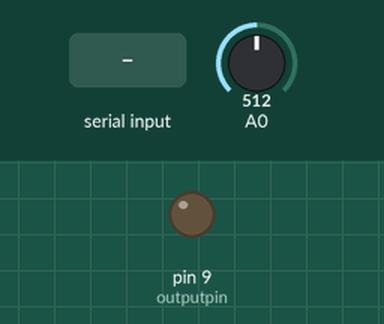
Recording of a sketch running on a simulated Arduino Uno, built with avr-gcc and run on an emulated ATmega328P. Parts: output pins drawn as LEDs (lit = HIGH). Dashed ring = blinking. The inputs (shaded band) are chosen by the test bench; at power-on: A0 = 512. What the sketch prints to the serial monitor is not drawn.

Above: at 1.2 s.
1.3 s: byte 30 received over Serial
At 2.1 s:
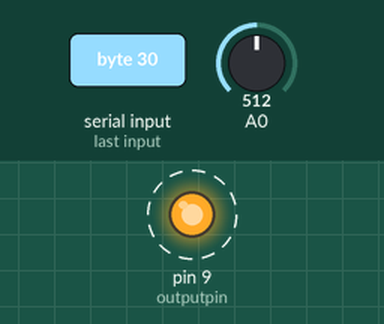
4.3 s: byte 90 received over Serial
5.8 s: byte 30 received over Serial
At 6.7 s:
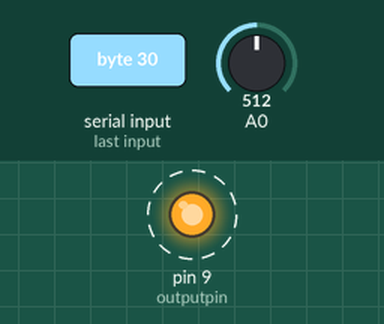
Timing chart, 0 to 70.3 s (numbered marks = the images above; inputs shaded):
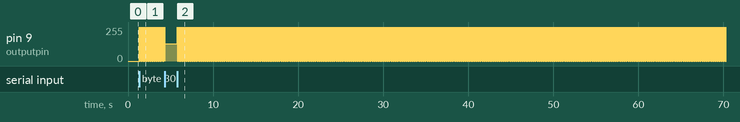

Measured:
- after the input at 1.3 s, pin 9 (outputpin): alternates 255/255 for 0.02 s and 0/255 for 0.02 s, starting at once
- after the input at 5.8 s, pin 9 (outputpin): alternates 255/255 for 0.02 s and 0/255 for 0.02 s, starting at once

The sketch:

Programa_Arduino.ino
```cpp
int outputpin=9; //pin para PWM
int f;
int x;
int N = 128; //Prescalador

void setup()
  {
    Serial.begin(9600);
    pinMode(outputpin, OUTPUT);
    TCCR1A=_BV(COM1A1)|_BV(COM1A0)|_BV(WGM11); //Fast PWM
    TCCR1B=_BV(WGM13)|_BV(WGM12)|_BV(CS12); //PWM Phase, frequency correction Mode
  }

void loop()
  {

    while(1)
    {
      if(Serial.available()>0) // if there is data to read
      {
        f=Serial.read(); // read data
        ICR1 = (16000000/(2*N*f))-1;
        OCR1A = ICR1/2;
      }

      // Read analog input from pin A0
      double sensorValue = analogRead(A0);
      // Map the analog value (0-1023) to a voltage range (0-5V)
      double voltage = sensorValue * (5.0 / 1023.0);

      // Print the voltage value to serial (send to MATLAB)
      Serial.println(voltage);
    }

  }
```
